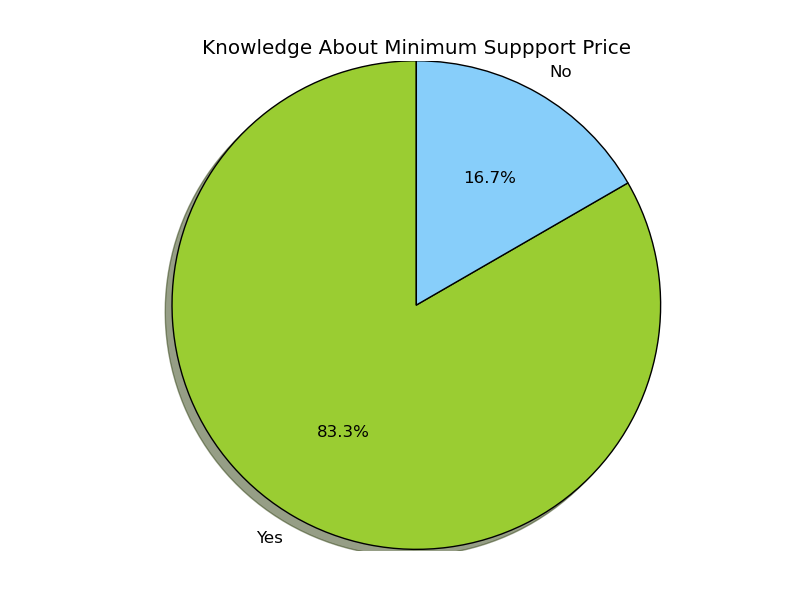

Python code for this plot:
import matplotlib.pyplot as plt


# The slices will be ordered and plotted counter-clockwise.
labels = 'Yes', 'No' 
sizes = [10,2]
#colors = ['yellowgreen', 'gold', 'lightskyblue', 'lightcoral']
#explode = (0, 0.1, 0, 0) # only "explode" the 2nd slice (i.e. 'Hogs')

colors = ['yellowgreen', 'lightskyblue']

plt.pie(sizes, labels=labels, colors=colors,
        autopct='%1.1f%%', shadow=True, startangle=90)
# Set aspect ratio to be equal so that pie is drawn as a circle.
plt.axis('equal')
plt.title("Knowledge About Minimum Suppport Price")
plt.show()
